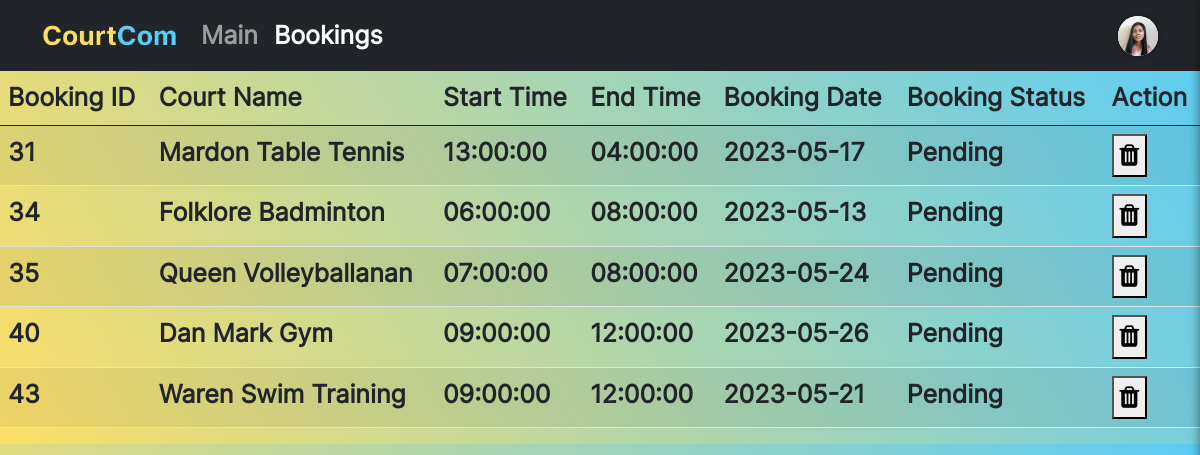
Page /bookings.php (signed in) on the committed database.
### tables this page shows
CREATE TABLE `book_court` (
  `bcrt_id` int(6) NOT NULL,
  `user_id` int(6) NOT NULL,
  `court_id` int(6) NOT NULL,
  `Start_Time` time NOT NULL,
  `End_Time` time NOT NULL,
  `Booking_Date` date NOT NULL,
  `Booking_Status` varchar(50) NOT NULL
);

CREATE TABLE `court` (
  `court_ID` int(6) NOT NULL,
  `user_ID` int(6) NOT NULL,
  `court_name` varchar(50) NOT NULL,
  `court_image` varchar(100) NOT NULL,
  `court_address` varchar(50) NOT NULL,
  `court_desc` varchar(300) NOT NULL,
  `court_type` varchar(50) NOT NULL,
  `rph` double NOT NULL,
  `Availability` varchar(50) NOT NULL
);

### bookings.php (the view, shortened to what this page needs)
<!DOCTYPE html>
<html lang="en">
<head>
    <link rel="stylesheet" type="text/css" href="static/bootstrap/bootstrap-5.0.2-dist/css/bootstrap.min.css">
    <link rel="stylesheet" type="text/css" href="https://cdnjs.cloudflare.com/ajax/libs/font-awesome/4.7.0/css/font-awesome.min.css">
    <link rel="stylesheet" type="text/css" href="static/css/bookings.css">
</head>
<body class="bg-container">
		<nav class="navbar navbar-expand-lg navbar-dark bg-dark">
			<div class="container-xl">
				<a class="navbar-brand" href="dashboard"><img src="static/images/CourtCom_Logo_more_stroke.png" width="135"></a>
				<div class="collapse navbar-collapse" id="navbarsExample07XL">
				<ul class="navbar-nav me-auto mb-2 mb-lg-0">
					<li class="nav-item active">
					<a class="nav-link" href="dashboard">Main</a>
					</li>
					<li class="nav-item">
					<a class="nav-link active" aria-current="page" href="#">Bookings</a>
					</li>
				</ul>
				<div class="profile-icon" onclick="toggleSideMenu()">
                    <img src="<?php echo $_SESSION["user_pic"]; ?>" width="20">
				</div>
				</div>
			</div>
		</nav>
        <?php
        include "userdb.php";
        $query = "SELECT book_court.bcrt_id, court.court_name, book_court.Start_Time, book_court.End_Time, book_court.Booking_Date, book_court.Booking_Status FROM book_court JOIN court ON book_court.court_id = court.court_ID WHERE book_court.user_id = {$_SESSION['user_id']}";
        $result = mysqli_query($conn, $query);
        if ($result) {
            echo '<table class="table table-striped">';
            echo '<thead><tr><th scope="col">Booking ID</th><th scope="col">Court Name</th><th scope="col">Start Time</th><th scope="col">End Time</th><th scope="col">Booking Date</th><th scope="col">Booking Status</th><th scope="col">Action</th></tr></thead><tbody>';
            while ($row = mysqli_fetch_assoc($result)) {
            echo '<tr>';
            echo '<td>' . $row['bcrt_id'] . '</td>';
            echo '<td>' . $row['court_name'] . '</td>';
            echo '<td>' . $row['Start_Time'] . '</td>';
            echo '<td>' . $row['End_Time'] . '</td>';
            echo '<td>' . $row['Booking_Date'] . '</td>';
            echo '<td>' . $row['Booking_Status'] . '</td>';
            echo '<td> <button onclick="delete_booked_court(' . $row['bcrt_id'] . ')"> <i class="fa fa-trash"></i> </button></td>';
            echo '</tr>';
            }
            echo '</tbody></table>';
        } else {
            echo "<p>NO BOOKINGS WERE MADE</p>";
        }
        ?>
</body>
</html>

### static/css/bookings.css (style rules this page uses)
body { font-family: Inter; font-weight: bold; font-size: 25px; }
.navbar { position: sticky; top: 0; z-index: 9999; }
.bg-container { background-color: #fff; height: 100%; width: 100%; background-image: linear-gradient(60deg, #fcde67, #5BCCF6); background-size: 100% 100%; }
.profile-icon { display: flex; justify-content: center; align-items: center; width: 40px; height: 40px; background-color: #fff; border-radius: 50%; box-shadow: 0 0 5px rgba(0, 0, 0, 0.5); cursor: pointer; }
.profile-icon img { object-fit: cover; width: 40px; height: 40px; border-radius: 50%; }

### rows in the picture
book_court: bcrt_id "31", court.court_name "Mardon Table Tennis", Start_Time "13:00:00", End_Time "04:00:00", Booking_Date "2023-05-17", Booking_Status "Pending"
book_court: bcrt_id "34", court.court_name "Folklore Badminton", Start_Time "06:00:00", End_Time "08:00:00", Booking_Date "2023-05-13", Booking_Status "Pending"
book_court: bcrt_id "35", court.court_name "Queen Volleyballanan", Start_Time "07:00:00", End_Time "08:00:00", Booking_Date "2023-05-24", Booking_Status "Pending"
book_court: bcrt_id "40", court.court_name "Dan Mark Gym", Start_Time "09:00:00", End_Time "12:00:00", Booking_Date "2023-05-26", Booking_Status "Pending"
book_court: bcrt_id "43", court.court_name "Waren Swim Training", Start_Time "09:00:00", End_Time "12:00:00", Booking_Date "2023-05-21", Booking_Status "Pending"
